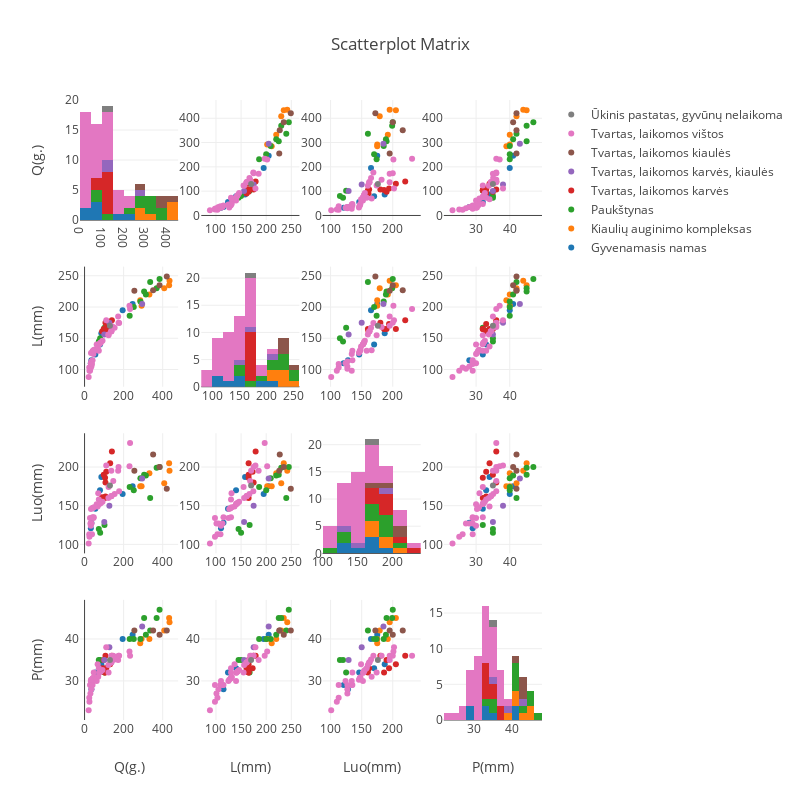

Here is the notebook cell this chart was saved with:
### Code cell
pastabos = data_all.iloc[:, [5, 6, 7, 8, 11]]
pastabos
fig = ff.create_scatterplotmatrix(pastabos, diag='histogram', index='Pastabos', height=800, width=800)
plotly.offline.iplot(fig, filename='Histograms along Diagonal Subplots')
